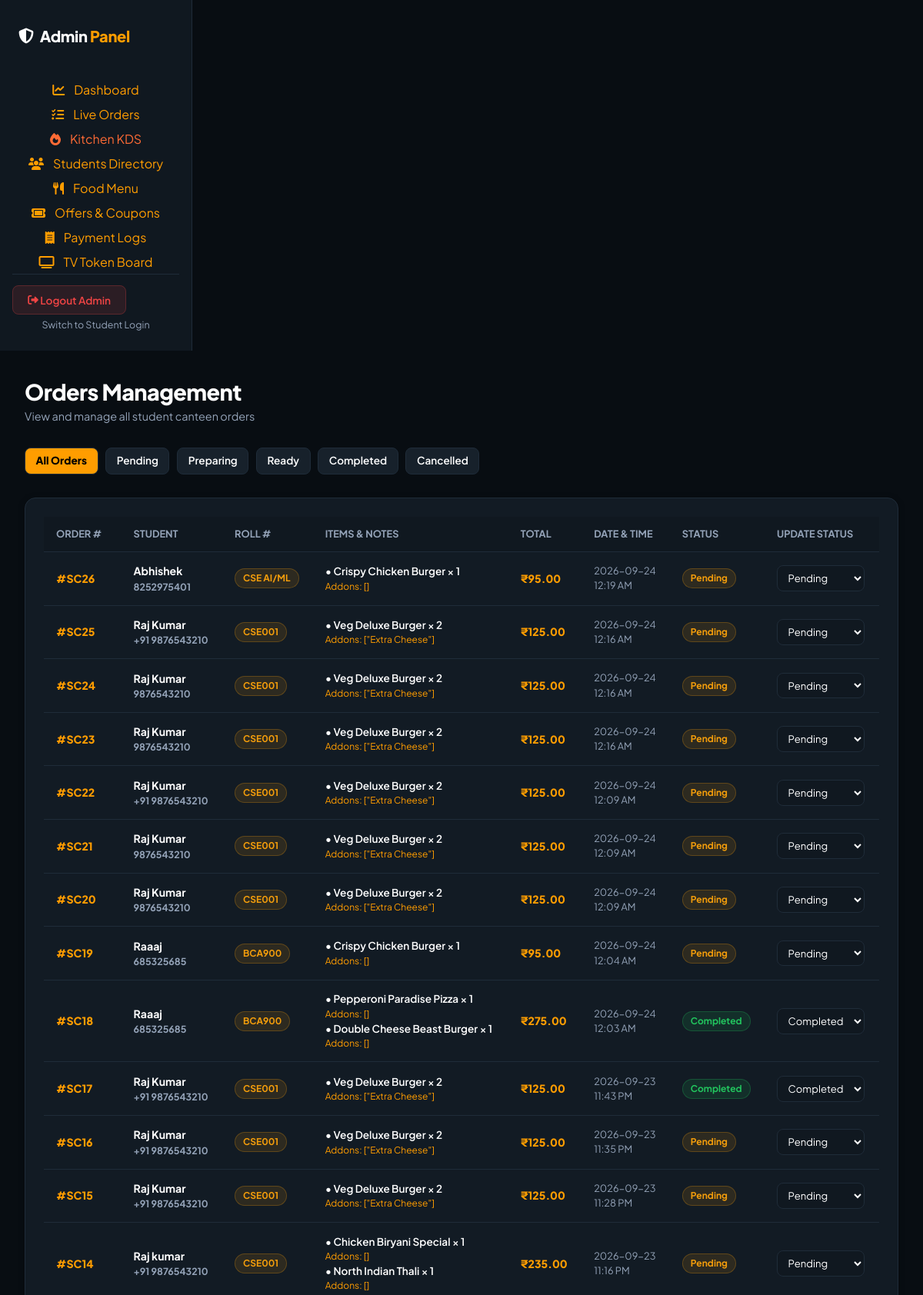
Page /admin/orders (signed in, upper part) on the committed database.
### tables this page shows
CREATE TABLE orders (
            id INTEGER PRIMARY KEY AUTOINCREMENT,
            order_number TEXT NOT NULL UNIQUE,
            student_id INTEGER,
            student_name TEXT NOT NULL,
            roll_number TEXT NOT NULL,
            phone TEXT,
            order_type TEXT DEFAULT 'Canteen Pickup',
            delivery_address TEXT,
            payment_method TEXT DEFAULT 'UPI',
            subtotal REAL NOT NULL,
            discount REAL DEFAULT 0,
            service_fee REAL DEFAULT 5.0,
            total_amount REAL NOT NULL,
            status TEXT DEFAULT 'Pending',
            order_date TEXT,
            order_time TEXT,
            created_at TIMESTAMP DEFAULT CURRENT_TIMESTAMP, payment_status TEXT DEFAULT 'Paid', payment_reference TEXT DEFAULT 'DEMO_REF', coupon_code TEXT, pickup_slot TEXT DEFAULT 'Instant Prep',
            FOREIGN KEY (student_id) REFERENCES students(id)
        );

CREATE TABLE order_items (
            id INTEGER PRIMARY KEY AUTOINCREMENT,
            order_id INTEGER NOT NULL,
            item_id INTEGER NOT NULL,
            item_name TEXT NOT NULL,
            price REAL NOT NULL,
            quantity INTEGER NOT NULL,
            addons_json TEXT,
            instructions TEXT,
            FOREIGN KEY (order_id) REFERENCES orders(id) ON DELETE CASCADE
        );

### app.py (the view)
@app.route('/admin/orders')
def admin_orders():
    if not is_admin_logged_in():
        return redirect(url_for('admin_login'))
    status_filter = request.args.get('status', 'All')
    orders = database.get_all_orders(status_filter=status_filter)
    stats = database.get_admin_stats()
    return render_template('admin_orders.html', orders=orders, status_filter=status_filter, stats=stats)

### app.py (called while the page is built)
@app.before_request
def setup_db():
    if not hasattr(app, 'db_initialized'):
        database.init_db()
        app.db_initialized = True

def is_admin_logged_in():
    return session.get('admin_logged_in', False)

### database.py (called while the page is built)
def get_db_connection():
    conn = sqlite3.connect(DB_NAME)
    conn.row_factory = sqlite3.Row
    return conn

def get_all_orders(status_filter=None):
    conn = get_db_connection()
    query = "SELECT * FROM orders WHERE 1=1"
    params = []
    if status_filter and status_filter != 'All':
        query += " AND status = ?"
        params.append(status_filter)
    query += " ORDER BY id DESC"
    orders = conn.execute(query, params).fetchall()
    result = []
    for order in orders:
        o = dict(order)
        items = conn.execute("SELECT * FROM order_items WHERE order_id = ?", (o['id'],)).fetchall()
        o['items'] = [dict(i) for i in items]
        result.append(o)
    conn.close()
    return result

def get_admin_stats():
    conn = get_db_connection()
    total_orders = conn.execute("SELECT COUNT(*) FROM orders").fetchone()[0]
    pending_orders = conn.execute("SELECT COUNT(*) FROM orders WHERE status IN ('Pending', 'Preparing')").fetchone()[0]
    completed_orders = conn.execute("SELECT COUNT(*) FROM orders WHERE status = 'Completed'").fetchone()[0]
    total_students = conn.execute("SELECT COUNT(*) FROM students").fetchone()[0]
    today_revenue = conn.execute("SELECT COALESCE(SUM(total_amount), 0) FROM orders WHERE status != 'Cancelled'").fetchone()[0]
    conn.close()
    return {
        'total_orders': total_orders,
        'pending_orders': pending_orders,
        'completed_orders': completed_orders,
        'total_students': total_students,
        'today_revenue': round(today_revenue, 2)
    }

### templates/admin_orders.html (shortened to what this page needs)
{% extends 'admin_base.html' %}
{% block content %}
<div style="display: flex; align-items: center; justify-content: space-between; margin-bottom: 1.8rem;">
  <div>
    <h1 style="font-size: 1.8rem; font-weight: 800;">Orders Management</h1>
    <p style="color: var(--text-muted); font-size: 0.9rem;">View and manage all student canteen orders</p>
  </div>
</div>
<div style="margin-bottom: 1.5rem; display: flex; gap: 0.6rem; overflow-x: auto; padding-bottom: 0.4rem;">
  <a href="{{ url_for('admin_orders', status='All') }}" class="btn-secondary btn-sm {% if status_filter == 'All' %}active{% endif %}" style="{% if status_filter == 'All' %}background: var(--primary-accent); color: #000; font-weight: 800;{% endif %}">
    All Orders
  </a>
  <a href="{{ url_for('admin_orders', status='Pending') }}" class="btn-secondary btn-sm " style="">
    Pending
  </a>
  <a href="{{ url_for('admin_orders', status='Preparing') }}" class="btn-secondary btn-sm " style="">
    Preparing
  </a>
  <a href="{{ url_for('admin_orders', status='Ready') }}" class="btn-secondary btn-sm " style="">
    Ready
  </a>
  <a href="{{ url_for('admin_orders', status='Completed') }}" class="btn-secondary btn-sm " style="">
    Completed
  </a>
  <a href="{{ url_for('admin_orders', status='Cancelled') }}" class="btn-secondary btn-sm " style="">
    Cancelled
  </a>
</div>
<div class="glass-card" style="padding: 1.5rem;">
  <div class="table-responsive">
    <table class="admin-table">
      <thead>
        <tr>
          <th>Order #</th>
          <th>Student</th>
          <th>Roll #</th>
          <th>Items & Notes</th>
          <th>Total</th>
          <th>Date & Time</th>
          <th>Status</th>
          <th>Update Status</th>
        </tr>
      </thead>
      <tbody>
        {% for order in orders %}
        <tr>
          <td style="font-weight: 800; color: var(--primary-accent);">
            #{{ order.order_number }}
          </td>
          <td style="font-weight: 700;">
            {{ order.student_name }}
            <div style="font-size: 0.78rem; color: var(--text-muted);">{{ order.phone }}</div>
          </td>
          <td>
            <span class="status-pill status-pending" style="font-size: 0.75rem;">{{ order.roll_number }}</span>
          </td>
          <td style="max-width: 260px;">
            {% for item in order['items'] %}
            <div style="font-size: 0.85rem; font-weight: 600;">• {{ item.item_name }} × {{ item.quantity }}</div>
            {% if item.addons_json %}
            <div style="font-size: 0.75rem; color: var(--primary-accent);">Addons: {{ item.addons_json }}</div>
            {% endif %}
            {% endfor %}
          </td>
          <td style="font-weight: 800; color: var(--primary-accent);">
            ₹{{ '%.2f'|format(order.total_amount) }}
          </td>
          <td style="font-size: 0.8rem; color: var(--text-muted);">
            {{ order.order_date }}<br>{{ order.order_time }}
          </td>
          <td>
            {% if order.status == 'Pending' %}
              <span class="status-pill status-pending">Pending</span>
            {% elif order.status == 'Preparing' %}
              <span class="status-pill status-preparing">Preparing</span>
            {% elif order.status == 'Ready' %}
              <span class="status-pill status-ready">Ready</span>
            {% elif order.status == 'Completed' %}
              <span class="status-pill status-completed">Completed</span>
            {% else %}
              <span class="status-pill status-cancelled">Cancelled</span>
            {% endif %}
          </td>
          <td>
            <form action="{{ url_for('admin_update_order_status', order_id=order.id) }}" method="POST">
              <select name="status" class="form-control" style="padding: 0.4rem 0.6rem; font-size: 0.82rem;" onchange="this.form.submit()">
                <option value="Pending" {% if order.status == 'Pending' %}selected{% endif %}>Pending</option>
                <option value="Completed" {% if order.status == 'Completed' %}selected{% endif %}>Completed</option>
              </select>
            </form>
          </td>
        </tr>
        {% else %}
        <tr>
          <td colspan="8" style="text-align: center; color: var(--text-muted); padding: 2rem;">
            No orders found for this filter.
          </td>
        </tr>
        {% endfor %}
      </tbody>
    </table>
  </div>
</div>
{% endblock %}

### static/css/style.css (style rules this page uses)
:root { --bg-main: #080D12; --bg-secondary: #101820; --card-bg: #121B24; --card-elevated: #17212B; --card-border: #1F2C39; --card-border-hover: #2E3E50; --primary-accent: #FF9D00; --secondary-accent: #FF6B35; --success: #22C55E; --danger: #EF4444; --info: #3B82F6; --warning: #F59E0B; --text-primary: #FFFFFF; --text-muted: #94A3B8; --font-family: 'Plus Jakarta Sans', -apple-system, BlinkMacSystemFont, 'Segoe UI', Roboto, sans-serif; --radius-sm: 8px; --radius-md: 14px; --radius-lg: 20px; --shadow-sm: 0 2px 8px rgba(0, 0, 0, 0.25); --shadow-md: 0 6px 20px rgba(0, 0, 0, 0.4); --shadow-glow: 0 0 20px rgba(255, 157, 0, 0.2); }
* { box-sizing: border-box; margin: 0; padding: 0; }
body { font-family: var(--font-family); background-color: var(--bg-main); color: var(--text-primary); min-height: 100vh; display: flex; flex-direction: column; overflow-x: hidden; line-height: 1.5; -webkit-font-smoothing: antialiased; transition: background-color 0.25s ease, color 0.25s ease; position: relative; }
a { color: var(--primary-accent); text-decoration: none; transition: color 0.2s ease; }
h1, h2, h3, h4, h5, h6 { color: var(--text-primary); font-weight: 700; letter-spacing: -0.02em; }
.glass-card, .solid-card { background: var(--card-bg); border: 1px solid var(--card-border); border-radius: var(--radius-md); box-shadow: var(--shadow-sm); transition: transform 0.2s ease, border-color 0.2s ease, box-shadow 0.2s ease; }
.btn-secondary { background: var(--card-elevated); color: var(--text-primary); font-weight: 600; font-size: 0.9rem; padding: 0.7rem 1.4rem; border: 1px solid var(--card-border); border-radius: var(--radius-sm); cursor: pointer; display: inline-flex; align-items: center; justify-content: center; gap: 0.5rem; transition: all 0.2s ease; }
.btn-sm { padding: 0.4rem 0.85rem; font-size: 0.85rem; }
.form-control { background: var(--bg-secondary); border: 1px solid var(--card-border); color: var(--text-primary); padding: 0.75rem 0.9rem; border-radius: var(--radius-sm); font-family: var(--font-family); font-size: 0.92rem; outline: none; transition: border-color 0.2s ease; }
select.form-control option { background: var(--card-bg); color: var(--text-primary); }
.status-pill { padding: 3px 10px; border-radius: 20px; font-size: 0.75rem; font-weight: 700; display: inline-flex; align-items: center; gap: 5px; }
.status-pending { background: rgba(245, 158, 11, 0.12); color: var(--warning); border: 1px solid rgba(245, 158, 11, 0.25); }
.status-completed { background: rgba(34, 197, 94, 0.12); color: var(--success); border: 1px solid rgba(34, 197, 94, 0.25); }
.admin-layout { display: flex; min-height: 100vh; }
.table-responsive { width: 100%; overflow-x: auto; }
.admin-table { width: 100%; border-collapse: collapse; }
.admin-table th { padding: 0.8rem 1rem; font-size: 0.8rem; font-weight: 700; color: var(--text-muted); text-transform: uppercase; text-align: left; border-bottom: 1px solid var(--card-border); background: var(--bg-secondary); }
.admin-table td { padding: 0.9rem 1rem; background: var(--card-bg); border-bottom: 1px solid var(--card-border); font-size: 0.88rem; }

### rows in the picture
orders: order_number "SC26", student_name "Abhishek", phone "8252975401", roll_number "CSE AI/ML", total_amount "95.00", order_date "2026-09-24", order_time "12:19 AM", shows "Pending", status "Pending"
order_items: item_name "Crispy Chicken Burger", quantity "1", addons_json "[]"
orders: order_number "SC25", student_name "Raj Kumar", phone "+91 9876543210", roll_number "CSE001", total_amount "125.00", order_date "2026-09-24", order_time "12:16 AM", shows "Pending", status "Pending"
order_items: item_name "Veg Deluxe Burger", quantity "2", addons_json "[\"Extra Cheese\"]"
orders: order_number "SC24", student_name "Raj Kumar", phone "9876543210", roll_number "CSE001", total_amount "125.00", order_date "2026-09-24", order_time "12:16 AM", shows "Pending", status "Pending"
order_items: item_name "Veg Deluxe Burger", quantity "2", addons_json "[\"Extra Cheese\"]"
orders: order_number "SC23", student_name "Raj Kumar", phone "9876543210", roll_number "CSE001", total_amount "125.00", order_date "2026-09-24", order_time "12:16 AM", shows "Pending", status "Pending"
order_items: item_name "Veg Deluxe Burger", quantity "2", addons_json "[\"Extra Cheese\"]"
orders: order_number "SC22", student_name "Raj Kumar", phone "+91 9876543210", roll_number "CSE001", total_amount "125.00", order_date "2026-09-24", order_time "12:09 AM", shows "Pending", status "Pending"
order_items: item_name "Veg Deluxe Burger", quantity "2", addons_json "[\"Extra Cheese\"]"
orders: order_number "SC21", student_name "Raj Kumar", phone "9876543210", roll_number "CSE001", total_amount "125.00", order_date "2026-09-24", order_time "12:09 AM", shows "Pending", status "Pending"
order_items: item_name "Veg Deluxe Burger", quantity "2", addons_json "[\"Extra Cheese\"]"
orders: order_number "SC20", student_name "Raj Kumar", phone "9876543210", roll_number "CSE001", total_amount "125.00", order_date "2026-09-24", order_time "12:09 AM", shows "Pending", status "Pending"
order_items: item_name "Veg Deluxe Burger", quantity "2", addons_json "[\"Extra Cheese\"]"
orders: order_number "SC19", student_name "Raaaj", phone "685325685", roll_number "BCA900", total_amount "95.00", order_date "2026-09-24", order_time "12:04 AM", shows "Pending", status "Pending"
order_items: item_name "Crispy Chicken Burger", quantity "1", addons_json "[]"
orders: order_number "SC18", student_name "Raaaj", phone "685325685", roll_number "BCA900", total_amount "275.00", order_date "2026-09-24", order_time "12:03 AM", shows "Completed", status "Completed"
order_items: item_name "Pepperoni Paradise Pizza", quantity "1", addons_json "[]"
order_items: item_name "Double Cheese Beast Burger", quantity "1", addons_json "[]"
orders: order_number "SC17", student_name "Raj Kumar", phone "+91 9876543210", roll_number "CSE001", total_amount "125.00", order_date "2026-09-23", order_time "11:43 PM", shows "Completed", status "Completed"
order_items: item_name "Veg Deluxe Burger", quantity "2", addons_json "[\"Extra Cheese\"]"
orders: order_number "SC16", student_name "Raj Kumar", phone "+91 9876543210", roll_number "CSE001", total_amount "125.00", order_date "2026-09-23", order_time "11:35 PM", shows "Pending", status "Pending"
order_items: item_name "Veg Deluxe Burger", quantity "2", addons_json "[\"Extra Cheese\"]"
orders: order_number "SC15", student_name "Raj Kumar", phone "+91 9876543210", roll_number "CSE001", total_amount "125.00", order_date "2026-09-23", order_time "11:28 PM", shows "Pending", status "Pending"
order_items: item_name "Veg Deluxe Burger", quantity "2", addons_json "[\"Extra Cheese\"]"
orders: order_number "SC14", student_name "Raj kumar", phone "+91 9876543210", roll_number "CSE001", total_amount "235.00", order_date "2026-09-23", order_time "11:16 PM", shows "Pending", status "Pending"
order_items: item_name "Chicken Biryani Special", quantity "1", addons_json "[]"
order_items: item_name "North Indian Thali", quantity "1", addons_json "[]"
